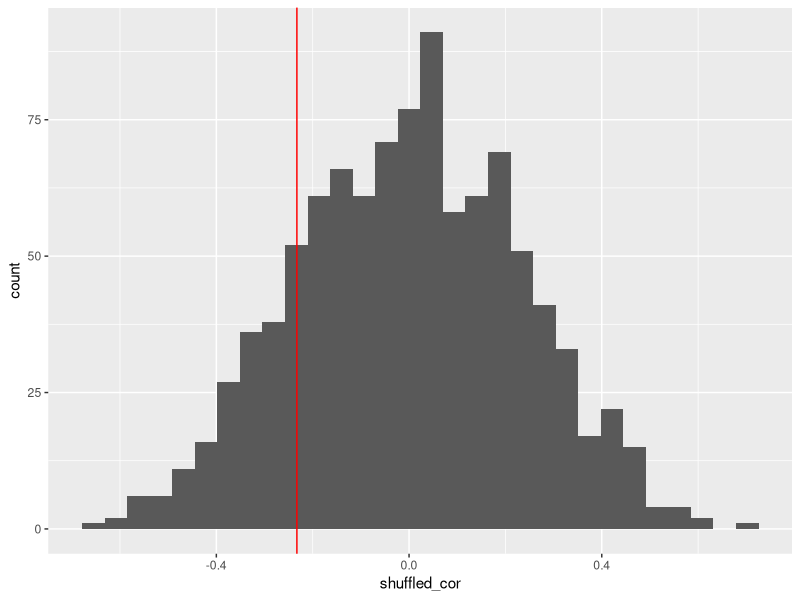
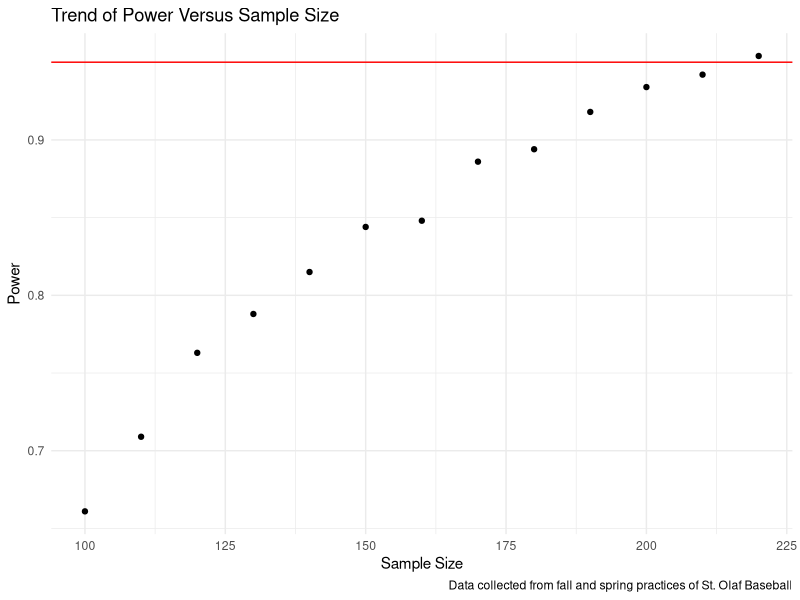

Write R code to recreate these figures, in order.
## ---- chunk 1
library(dplyr)
library(ggplot2)
stuff_plus_data <- read.csv("stuff.csv")

stuff_plus_data

observed_model<- lm(FIP~Stuff_Plus, stuff_plus_data)
summary(observed_model)

#Observed Multiple R^2 .0542

observed_r2<- .0542

observed_cor<- cor(stuff_plus_data$Stuff_Plus, stuff_plus_data$FIP)


shuffled_cor<- vector("double", 1000)
for(i in 1:1000){
new_stuff <-stuff_plus_data|>
  mutate(shuffled_FIP= sample(FIP))
  
shuffled_cor[i]<- cor(new_stuff$Stuff_Plus, new_stuff$shuffled_FIP)
}


## ---- chunk 2
null_world<- tibble(shuffled_cor= shuffled_cor)
ggplot(null_world, aes(x= shuffled_cor))+
  geom_histogram()+
  geom_vline(xintercept= observed_cor, color= "red")

## ---- chunk 3

model_intercept<- 20.2771
model_slope<- -.1496
model_sd_error <- 2.544
min_stuff_plus<- min(stuff_plus_data$Stuff_Plus)
max_stuff_plus<- max(stuff_plus_data$Stuff_Plus)

simulate_expected_fip <- function(n, intercept, slope, sd_error,m,ma) {
  stuff_plus <- runif(n, min = m, max = ma)  
  error <- rnorm(n, mean = 0, sd = sd_error) 
  x_fip <- intercept + slope * stuff_plus + error  
  
  model <- lm(x_fip ~ stuff_plus) 
  summary(model)$coefficients[2, 4] 
}

simulate_expected_fip(100,model_intercept,model_slope,model_sd_error,min_stuff_plus,max_stuff_plus)

estimate_power <- function(n, intercept, slope, sd_error, m, ma, threshold = 0.05, iterations = 1000) {
  p_values <- replicate(iterations, simulate_expected_fip(n, intercept, slope, sd_error, m, ma))
  mean(p_values < threshold) 
}

estimate_power(100, model_intercept, model_slope, model_sd_error, min_stuff_plus, max_stuff_plus)


power<- 0

n<- 100

while(power< .95){
  power<- estimate_power(n, model_intercept, model_slope, model_sd_error, min_stuff_plus, max_stuff_plus)
  print(paste("Sample size:", n, "Power:", power))
  
if (power < .95){
  n<- n+10 
}
}
## ---- chunk 4

sample_table <- tibble(
  Sample_Size= c(100,110,120,130,140,150,160,170,180,190,200,210,220),
  Power= c(.661,.709,.763,.788,.815,.844,.848,.886,.894,.918,.934,.942,.954)
)

ggplot(sample_table, aes(x= Sample_Size, y= Power))+
  geom_point()+
  geom_hline(yintercept = .95, color= "red")+
  theme_minimal()+
  labs(title= "Trend of Power Versus Sample Size", x= "Sample Size", caption= "Data collected from fall and spring practices of St. Olaf Baseball")

